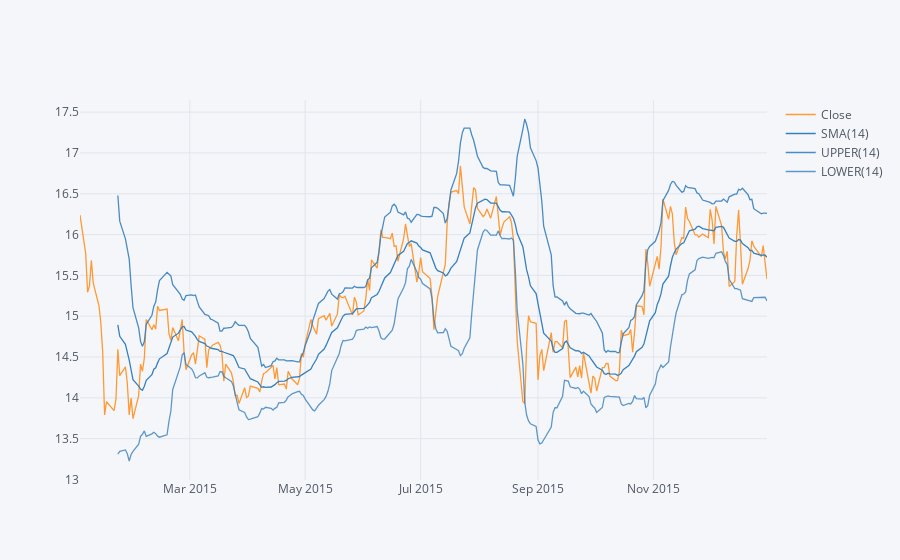

The notebook cell this image was saved under:
### Markdown cell above
**Use .ta_plot(study='boll') to create a Bollinger Band Plot for Bank of America for the year 2015.**

### Code cell
bank_stocks['BAC']['Close'].ix['2015-01-01':'2016-01-01'].ta_plot(study='boll')

### Figure 1 — Plotly figure (JSON) as saved in the notebook; plotly's stock layout.template omitted (floating-point values rounded to 4 significant figures; data arrays with more than 128 entries replaced by an {"elided": "..."} marker saying what was removed)
{"data": [{"line": {"color": "rgba(255, 153, 51, 1.0)", "dash": "solid", "shape": "linear", "width": 1.3}, "mode": "lines", "name": "Close", "text": "", "type": "scatter", "x": {"elided": "252 str values"}, "y": {"elided": "252 float values"}}, {"line": {"color": "rgba(55, 128, 191, 1.0)", "dash": "solid", "shape": "linear", "width": 1.3}, "mode": "lines", "name": "SMA(14)", "text": "", "type": "scatter", "x": {"elided": "252 str values"}, "y": {"elided": "252 mixed values"}}, {"line": {"color": "rgba(55, 128, 191, 0.8999999999999999)", "dash": "solid", "shape": "linear", "width": 1.3}, "mode": "lines", "name": "UPPER(14)", "text": "", "type": "scatter", "x": {"elided": "252 str values"}, "y": {"elided": "252 mixed values"}}, {"line": {"color": "rgba(55, 128, 191, 0.7999999999999998)", "dash": "solid", "shape": "linear", "width": 1.3}, "mode": "lines", "name": "LOWER(14)", "text": "", "type": "scatter", "x": {"elided": "252 str values"}, "y": {"elided": "252 mixed values"}}], "layout": {"legend": {"bgcolor": "#F5F6F9", "font": {"color": "#4D5663"}}, "paper_bgcolor": "#F5F6F9", "plot_bgcolor": "#F5F6F9", "title": {"font": {"color": "#4D5663"}}, "xaxis": {"gridcolor": "#E1E5ED", "showgrid": true, "tickfont": {"color": "#4D5663"}, "title": {"font": {"color": "#4D5663"}, "text": ""}, "zerolinecolor": "#E1E5ED"}, "yaxis": {"gridcolor": "#E1E5ED", "showgrid": true, "tickfont": {"color": "#4D5663"}, "title": {"font": {"color": "#4D5663"}, "text": ""}, "zerolinecolor": "#E1E5ED"}}}
